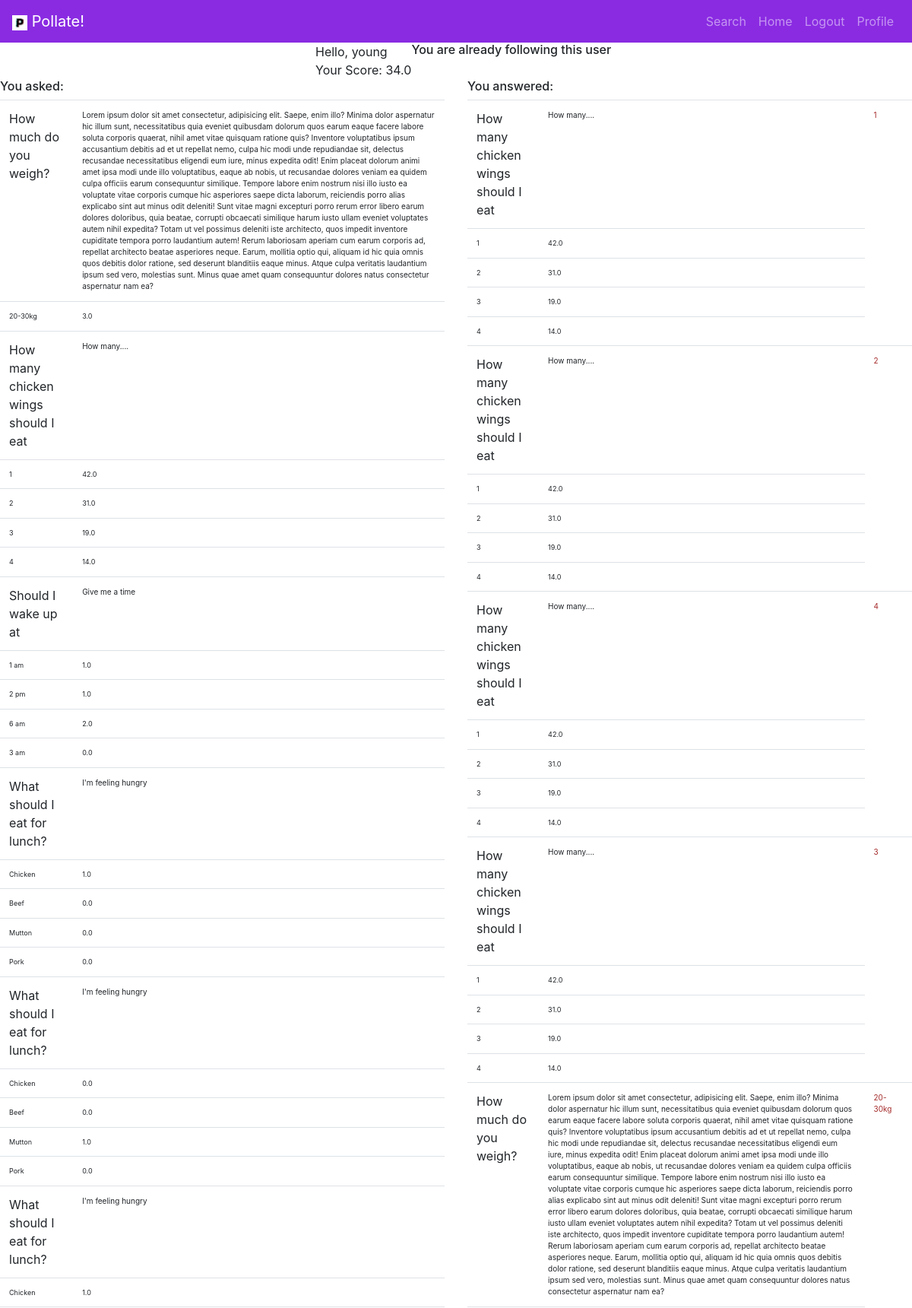
The app's page /view_profile (signed in, upper part) with its own data.
### polling/models.py (models this page shows, shortened)
class Profile(models.Model):
    user = models.OneToOneField(User,on_delete = models.CASCADE, related_name = 'information')
    location = models.CharField(max_length=20)
    bio = models.TextField(blank=True, null=True)
    image = models.FileField(upload_to='images/', blank = True, null =True)
    score = models.FloatField(blank=True, null=True, default=0.0)
    followers = models.ManyToManyField(User, related_name='following', blank=True, null=True)

class Question(models.Model):
    owner = models.ForeignKey(User, null=True, on_delete=models.SET_NULL, related_name="questions")
    parent = models.ForeignKey("self", null=True, on_delete=models.SET_NULL, blank=True)
    date = models.DateTimeField(auto_now=True)
    title = models.CharField(max_length=100, blank=True,null=True)
    content = models.TextField(blank=True,null=True)

class Option(models.Model):
    date = models.DateTimeField(auto_now=True)
    content = models.TextField(blank=True,null=True)
    image = models.FileField(upload_to='images/', blank = True, null =True)
    score = models.FloatField(blank=True, null=True, default=0.0)
    question = models.ForeignKey(Question, on_delete=models.SET_NULL, null=True, related_name="options")
    choosers = models.ManyToManyField(User, related_name="answers", null=True, blank=True)

### polling/views.py (the view)
# urls.py: path('view_profile', profile_view, name='profile'),
def profile_view(request, *args, **kwargs):
    User = request.user
    asked_questions = User.questions.all()
    question_answers = User.answers.all()
    context ={
        'user':User,
        'asked_questions' : asked_questions,
        'question_answers': question_answers,
        'relationship': True
    }
    logger.info(context)
    logger.info('hi')
    return render(request, 'polling/view_profile.html', context)

### polling/templates/polling/view_profile.html (shortened to what this page needs)
{% extends 'polling/base.html' %}
{% block midcol %}
<div style="justify-content: left; float: left;display:flex;text-align: left;">
Hello, {{user.username}}
<br>
Your Score: {{user.information.score}}
{% if not relationship %}
<form method = 'POST' action = '/follow'>
{%csrf_token%}
<input type='hidden' name='user_id' value='{{user.id}}'>
<button class = 'btn btn-primary' type = 'submit' value='Follow me'>Follow me!</button>
</form>
</div>
{%else%}
<h6>You are already following this user</h6>
{%endif%}
{% endblock %}
{% block bottomleftcol %}
<h6>You asked:</h6>
    <table class = "table">
    <tbody>
        {%for question in asked_questions %}
        <tr>
        <td>{{question.title}}</td>
        <td style="font-size: x-small;">{{question.content}}</td>
            {% for option in question.options.all %}
            <tr style="font-size: xx-small;">
                <td>{{option.content}}</td>
                <td>{{option.score}}</td>
            </tr>
            {%endfor%}
        </tr>
        {%endfor%}
    </tbody>
    </table>
{%endblock%}
{% block bottomrightcol %}
<h6>You answered:</h6>
    <table class = "table">
    <tbody>
        {%for answer in question_answers %}
        <tr>
        <td>{{answer.question.title}}</td>
        <td style="font-size: x-small; ">{{answer.question.content}}</td>
        <td style="font-size: x-small;color:brown">{{answer.content}}</td>
        {% for option in answer.question.options.all %}
            <tr style="font-size: xx-small;">
                <td>{{option.content}}</td>
                <td>{{option.score}}</td>
            </tr>
            {%endfor%}
        </tr>
    {%endfor%}
    </tbody>
    </table>
{%endblock %}

### records on screen
Question: title "How much do you weigh?", content "Lorem ipsum dolor sit amet consectetur, adipisicing elit. Saepe, enim illo? Minima dolor aspernatur hic illum sunt, necessitatibus quia eveniet quibusdam dolorum quos earum eaque facere labore soluta corporis quaerat, nihil amet vitae quisquam ratione quis? Inventore voluptatibus ipsum accusantium debitis ad et ut repellat nemo, culpa hic modi unde repudiandae sit, delectus recusandae necessitatibus eligendi eum iure, minus expedita odit! Enim placeat dolorum animi amet ipsa modi unde illo voluptatibus, eaque ab nobis, ut recusandae dolores veniam ea quidem culpa officiis earum consequuntur similique. Tempore labore enim nostrum nisi illo iusto ea voluptate vitae corporis cumque hic…"
Option: content "20-30kg", score "3.0", question "How much do you weigh?", question.content "Lorem ipsum dolor sit amet consectetur, adipisicing elit. Saepe, enim illo? Minima dolor aspernatur hic illum sunt, necessitatibus quia eveniet quibusdam dolorum quos earum eaque facere labore soluta corporis quaerat, nihil amet vitae quisquam ratione quis? Inventore voluptatibus ipsum accusantium debitis ad et ut repellat nemo, culpa hic modi unde repudiandae sit, delectus recusandae necessitatibus eligendi eum iure, minus expedita odit! Enim placeat dolorum animi amet ipsa modi unde illo voluptatibus, eaque ab nobis, ut recusandae dolores veniam ea quidem culpa officiis earum consequuntur similique. Tempore labore enim nostrum nisi illo iusto ea voluptate vitae corporis cumque hic…"
Question: title "How many chicken wings should I eat", content "How many...."
Option: content "1", score "42.0", question "How many chicken wings should I eat", question.content "How many...."
Option: content "2", score "31.0", question "How many chicken wings should I eat", question.content "How many...."
Option: content "3", score "19.0", question "How many chicken wings should I eat", question.content "How many...."
Option: content "4", score "14.0", question "How many chicken wings should I eat", question.content "How many...."
Question: title "Should I wake up at", content "Give me a time"
Option: content "1 am", score "1.0"
Option: content "2 pm", score "1.0"
Option: content "6 am", score "2.0"
Option: content "3 am", score "0.0"
Question: title "What should I eat for lunch?", content "I'm feeling hungry"
Option: content "Chicken", score "1.0"
Option: content "Beef", score "0.0"
Option: content "Mutton", score "0.0"
Option: content "Pork", score "0.0"
Question: title "What should I eat for lunch?", content "I'm feeling hungry"
Option: content "Chicken", score "0.0"
Option: content "Beef", score "0.0"
Option: content "Mutton", score "1.0"
Option: content "Pork", score "0.0"
Question: title "What should I eat for lunch?", content "I'm feeling hungry"
Option: content "Chicken", score "1.0"

### other values on screen
{{ user.username }} "young"
{{ user.information.score }} "34.0"
